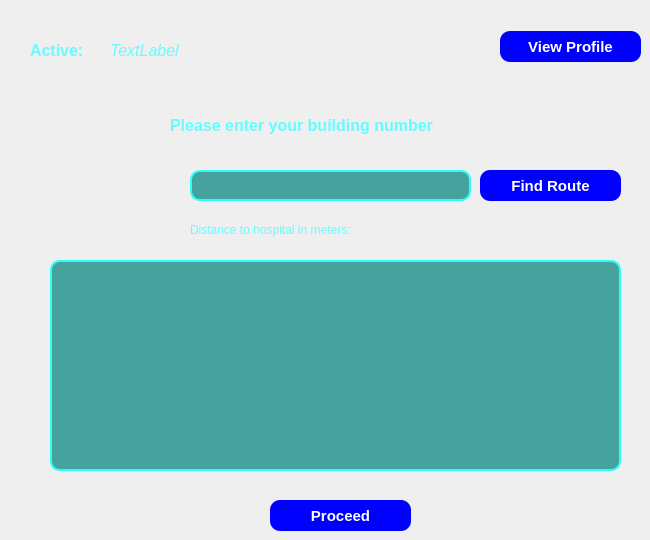
    <widget class="QWidget" name="Path">
     <widget class="QLabel" name="label_14">
      <property name="geometry">
       <rect>
        <x>170</x>
        <y>110</y>
        <width>341</width>
        <height>30</height>
       </rect>
      </property>
      <property name="font">
       <font>
        <pointsize>12</pointsize>
        <bold>true</bold>
       </font>
      </property>
      <property name="styleSheet">
       <string notr="true">color: rgb(102, 252, 255);</string>
      </property>
      <property name="text">
       <string>Please enter your building number</string>
      </property>
     </widget>
     <widget class="QLabel" name="label_15">
      <property name="geometry">
       <rect>
        <x>30</x>
        <y>40</y>
        <width>61</width>
        <height>21</height>
       </rect>
      </property>
      <property name="font">
       <font>
        <pointsize>12</pointsize>
        <bold>true</bold>
       </font>
      </property>
      <property name="styleSheet">
       <string notr="true">color: rgb(102, 252, 255);</string>
      </property>
      <property name="text">
       <string>Active: </string>
      </property>
     </widget>
     <widget class="QPushButton" name="view_profile">
      <property name="geometry">
       <rect>
        <x>500</x>
        <y>31</y>
        <width>141</width>
        <height>31</height>
       </rect>
      </property>
      <property name="font">
       <font>
        <pointsize>11</pointsize>
        <italic>false</italic>
        <bold>true</bold>
       </font>
      </property>
      <property name="styleSheet">
       <string notr="true">QPushButton
{
color: rgb(255, 255, 255);
background-color: rgb(0, 0, 255);
font: 700 11pt &quot;Segoe UI&quot;;
border-radius: 10px;
}</string>
      </property>
      <property name="text">
       <string>View Profile</string>
      </property>
     </widget>
     <widget class="QLineEdit" name="lineEdit_12">
      <property name="geometry">
       <rect>
        <x>190</x>
        <y>170</y>
        <width>281</width>
        <height>31</height>
       </rect>
      </property>
      <property name="sizePolicy">
       <sizepolicy hsizetype="Expanding" vsizetype="Fixed">
        <horstretch>0</horstretch>
        <verstretch>0</verstretch>
       </sizepolicy>
      </property>
      <property name="font">
       <font>
        <pointsize>11</pointsize>
        <italic>false</italic>
        <bold>false</bold>
       </font>
      </property>
      <property name="styleSheet">
       <string notr="true">QLineEdit
{
color: rgb(255, 255, 255);
border: 2px solid;
border-color: rgb(42, 255, 248);
background-color: rgb(69, 162, 158);
border-radius: 10px;
padding-left: 10px;
font: 11pt &quot;Segoe UI&quot;;
}</string>
      </property>
      <property name="text">
       <string/>
      </property>
     </widget>
     <widget class="QLabel" name="label_16">
      <property name="geometry">
       <rect>
        <x>50</x>
        <y>260</y>
        <width>571</width>
        <height>211</height>
       </rect>
      </property>
      <property name="font">
       <font>
        <pointsize>11</pointsize>
        <italic>false</italic>
        <bold>false</bold>
       </font>
      </property>
      <property name="styleSheet">
       <string notr="true">
color: rgb(255, 255, 255);
border: 2px solid;
border-color: rgb(42, 255, 248);
background-color: rgb(69, 162, 158);
border-radius: 10px;
padding-left: 10px;
font: 11pt &quot;Segoe UI&quot;;
</string>
      </property>
      <property name="text">
       <string/>
      </property>
     </widget>
     <widget class="QLabel" name="label_35">
      <property name="geometry">
       <rect>
        <x>190</x>
        <y>220</y>
        <width>211</width>
        <height>20</height>
       </rect>
      </property>
      <property name="styleSheet">
       <string notr="true">color: rgb(102, 252, 255);</string>
      </property>
      <property name="text">
       <string>Distance to hospital in meters: </string>
      </property>
     </widget>
     <widget class="QLabel" name="distancelabel">
      <property name="geometry">
       <rect>
        <x>410</x>
        <y>220</y>
        <width>63</width>
        <height>20</height>
       </rect>
      </property>
      <property name="styleSheet">
       <string notr="true">color: rgb(102, 252, 255);</string>
      </property>
      <property name="text">
       <string/>
      </property>
     </widget>
     <widget class="QPushButton" name="pushButton_27">
      <property name="geometry">
       <rect>
        <x>480</x>
        <y>170</y>
        <width>141</width>
        <height>31</height>
       </rect>
      </property>
      <property name="font">
       <font>
        <pointsize>11</pointsize>
        <italic>false</italic>
        <bold>true</bold>
       </font>
      </property>
      <property name="styleSheet">
       <string notr="true">QPushButton
{
color: rgb(255, 255, 255);
background-color: rgb(0, 0, 255);
font: 700 11pt &quot;Segoe UI&quot;;
border-radius: 10px;
}</string>
      </property>
      <property name="text">
       <string>Find Route</string>
      </property>
     </widget>
     <widget class="QLabel" name="label_36">
      <property name="geometry">
       <rect>
        <x>110</x>
        <y>40</y>
        <width>281</width>
        <height>20</height>
       </rect>
      </property>
      <property name="font">
       <font>
        <pointsize>12</pointsize>
        <italic>true</italic>
        <bold>false</bold>
       </font>
      </property>
      <property name="styleSheet">
       <string notr="true">color: rgb(102, 252, 255);
</string>
      </property>
      <property name="text">
       <string>TextLabel</string>
      </property>
     </widget>
     <widget class="QPushButton" name="pushButton_28">
      <property name="geometry">
       <rect>
        <x>270</x>
        <y>500</y>
        <width>141</width>
        <height>31</height>
       </rect>
      </property>
      <property name="font">
       <font>
        <pointsize>11</pointsize>
        <italic>false</italic>
        <bold>true</bold>
       </font>
      </property>
      <property name="styleSheet">
       <string notr="true">QPushButton
{
color: rgb(255, 255, 255);
background-color: rgb(0, 0, 255);
font: 700 11pt &quot;Segoe UI&quot;;
border-radius: 10px;
}</string>
      </property>
      <property name="text">
       <string>Proceed</string>
      </property>
     </widget>
    </widget>
